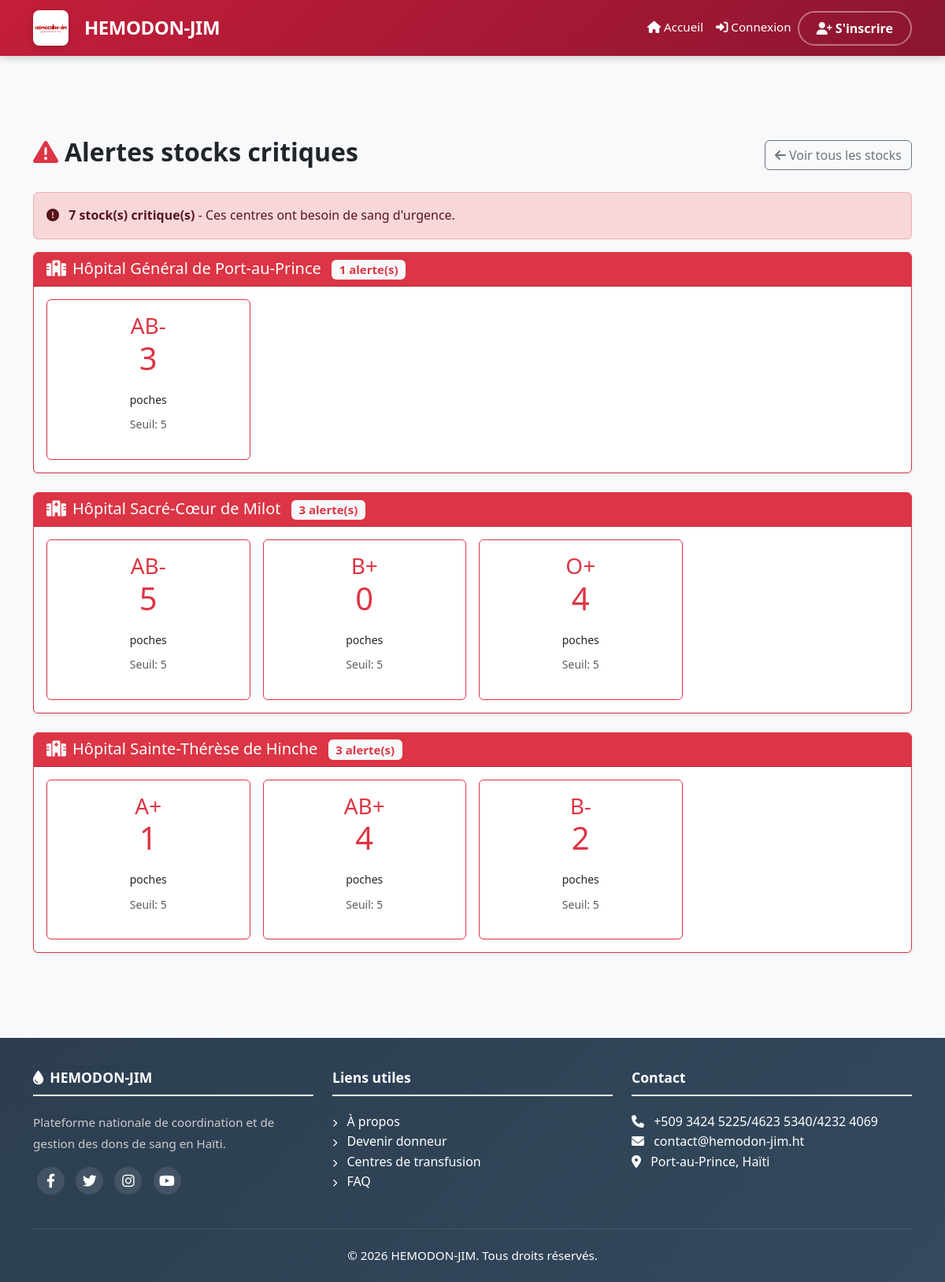
/stocks/alertes/, run on the app's committed database.
### apps/stocks/models.py (models this page shows, shortened)
class Stock(models.Model):
    GROUPE_CHOICES = [
        ('A+', 'A+'), ('A-', 'A-'),
        ('B+', 'B+'), ('B-', 'B-'),
        ('AB+', 'AB+'), ('AB-', 'AB-'),
        ('O+', 'O+'), ('O-', 'O-'),
    ]
    centre = models.ForeignKey(
        Centre,
        on_delete=models.CASCADE,
        related_name='stocks'
    )
    groupe_sanguin = models.CharField(max_length=3, choices=GROUPE_CHOICES)
    quantite_disponible = models.IntegerField(default=0)
    seuil_alerte = models.IntegerField(default=5)
    date_mise_a_jour = models.DateTimeField(auto_now=True)
    created_at = models.DateTimeField(auto_now_add=True)
    class Meta:
        db_table = 'stocks'
        unique_together = ('centre', 'groupe_sanguin')
        verbose_name = 'Stock'
        verbose_name_plural = 'Stocks'
        ordering = ['centre__nom', 'groupe_sanguin']

### apps/centres/models.py (models this page shows, shortened)
class Centre(models.Model):
    TYPE_CHOICES = [
        ('public', 'Public'),
        ('prive', 'Privé'),
        ('ong', 'ONG'),
    ]
    nom = models.CharField(max_length=200)
    type = models.CharField(max_length=20, choices=TYPE_CHOICES)
    adresse = models.TextField()
    commune = models.CharField(max_length=100)
    departement = models.CharField(max_length=100)
    telephone = models.CharField(max_length=20)
    email = models.EmailField(blank=True, null=True)
    latitude = models.DecimalField(max_digits=9, decimal_places=6, null=True, blank=True)
    longitude = models.DecimalField(max_digits=9, decimal_places=6, null=True, blank=True)
    capacite_journaliere = models.IntegerField(default=50)
    horaires = models.TextField(blank=True, null=True)
    est_actif = models.BooleanField(default=True)
    responsable = models.ForeignKey(
        User,
        on_delete=models.SET_NULL,
        null=True,
        related_name='centre_responsable'
    )
    created_at = models.DateTimeField(auto_now_add=True)
    updated_at = models.DateTimeField(auto_now=True)
    class Meta:
        db_table = 'centres'
        verbose_name = 'Centre'
        verbose_name_plural = 'Centres'

### apps/stocks/views.py (the view)
# urls.py: path('stocks/alertes/', views.stocks_alertes, name='alertes'),
def stocks_alertes(request):
    stocks = Stock.objects.filter(
        quantite_disponible__lte=F('seuil_alerte')
    ).select_related('centre').order_by('centre__nom', 'groupe_sanguin')
    centres_alertes = {}
    for stock in stocks:
        if stock.centre.nom not in centres_alertes:
            centres_alertes[stock.centre.nom] = []
        centres_alertes[stock.centre.nom].append(stock)
    context = {
        'centres_alertes': centres_alertes,
        'total_alertes': stocks.count(),
        'title': 'Alertes stocks - HEMODON-JIM',
        'active_page': 'stocks',
    }
    return render(request, 'stocks/alerte.html', context)

### apps/authentification/context_processors.py (called while the page is built)
def user_notifications_count(request):
    count = 0
    if request.user.is_authenticated:
        count = Notification.objects.filter(
            models.Q(pour_tous=True) | models.Q(utilisateurs=request.user),
            est_lue=False
        ).distinct().count()
        print(f"Notifications non lues pour {request.user.username}: {count}")
    return {'user_notifications_count': count}

### apps/stocks/templates/stocks/alerte.html (shortened to what this page needs)
{% extends 'base.html' %}
{% load static %}
{% block content %}
<div class="container py-4">
    <div class="d-flex justify-content-between align-items-center mb-4">
        <h1 class="h2 fw-bold">
            <i class="fas fa-exclamation-triangle text-danger me-2"></i>Alertes stocks critiques
        </h1>
        <a href="{% url 'stocks:list' %}" class="btn btn-outline-secondary">
            <i class="fas fa-arrow-left me-1"></i>Voir tous les stocks
        </a>
    </div>
    {% if total_alertes > 0 %}
    <div class="alert alert-danger">
        <i class="fas fa-exclamation-circle me-2"></i>
        <strong>{{ total_alertes }} stock(s) critique(s)</strong> - Ces centres ont besoin de sang d'urgence.
    </div>
    {% endif %}
    {% for centre_nom, stocks in centres_alertes.items %}
    <div class="card border-danger shadow-sm mb-4">
        <div class="card-header bg-danger text-white">
            <h5 class="mb-0">
                <i class="fas fa-hospital me-2"></i>{{ centre_nom }}
                <span class="badge bg-light text-danger ms-2">{{ stocks|length }} alerte(s)</span>
            </h5>
        </div>
        <div class="card-body">
            <div class="row g-3">
                {% for stock in stocks %}
                <div class="col-md-3 col-6">
                    <div class="card border-danger">
                        <div class="card-body text-center p-3">
                            <h3 class="text-danger mb-0">{{ stock.groupe_sanguin }}</h3>
                            <p class="display-6 text-danger">{{ stock.quantite_disponible }}</p>
                            <small>poches</small>
                            <p class="text-muted small mt-2">
                                Seuil: {{ stock.seuil_alerte }}
                            </p>
                        </div>
                    </div>
                </div>
                {% endfor %}
            </div>
        </div>
    </div>
    {% empty %}
    <div class="text-center py-5">
        <i class="fas fa-check-circle fa-4x text-success mb-3"></i>
        <h5 class="text-success">Aucune alerte critique</h5>
        <p class="text-muted">Tous les stocks sont au-dessus des seuils d'alerte.</p>
    </div>
    {% endfor %}
</div>
{% endblock %}

### static/css/style.css (style rules this page uses)
:root { --red-primary: #C41E3A; --red-dark: #8B1530; --red-light: #E53935; --red-very-light: #FFEBEE; --red-gradient: linear-gradient(135deg, #C41E3A 0%, #8B1530 100%); --white: #FFFFFF; --gray-100: #F8F9FA; --gray-200: #E9ECEF; --gray-300: #DEE2E6; --gray-600: #6C757D; --gray-900: #212529; --shadow-sm: 0 2px 10px rgba(0,0,0,0.08); --shadow-md: 0 4px 20px rgba(196,30,58,0.15); --shadow-lg: 0 8px 40px rgba(196,30,58,0.2); --navbar-height: 70px; }
* { margin: 0; padding: 0; box-sizing: border-box; }
html { scroll-behavior: smooth; }
body { font-family: 'Segoe UI', Tahoma, Geneva, Verdana, sans-serif; background: var(--gray-100); color: var(--gray-900); padding-top: var(--navbar-height); line-height: 1.6; }
a { color: var(--red-primary); text-decoration: none; transition: all 0.3s ease; }

### templates/base.html (style rules this page uses)
body { font-family: 'Segoe UI', Tahoma, Geneva, Verdana, sans-serif; background-color: #f8f9fa; margin-top: 80px; min-height: 100vh; display: flex; flex-direction: column; }

### data on the page
Stock: nom "Hôpital Général de Port-au-Prince", stocks "1", groupe_sanguin "AB-", quantite_disponible "3", seuil_alerte "5"
Stock: nom "Hôpital Sacré-Cœur de Milot", stocks "3", groupe_sanguin "AB-", quantite_disponible "5", seuil_alerte "5"
Stock: groupe_sanguin "B+", quantite_disponible "0", seuil_alerte "5"
Stock: groupe_sanguin "O+", quantite_disponible "4", seuil_alerte "5"
Stock: nom "Hôpital Sainte-Thérèse de Hinche", stocks "3", groupe_sanguin "A+", quantite_disponible "1", seuil_alerte "5"
Stock: groupe_sanguin "AB+", quantite_disponible "4", seuil_alerte "5"
Stock: groupe_sanguin "B-", quantite_disponible "2", seuil_alerte "5"

### other printed values
{{ total_alertes }} "7"
